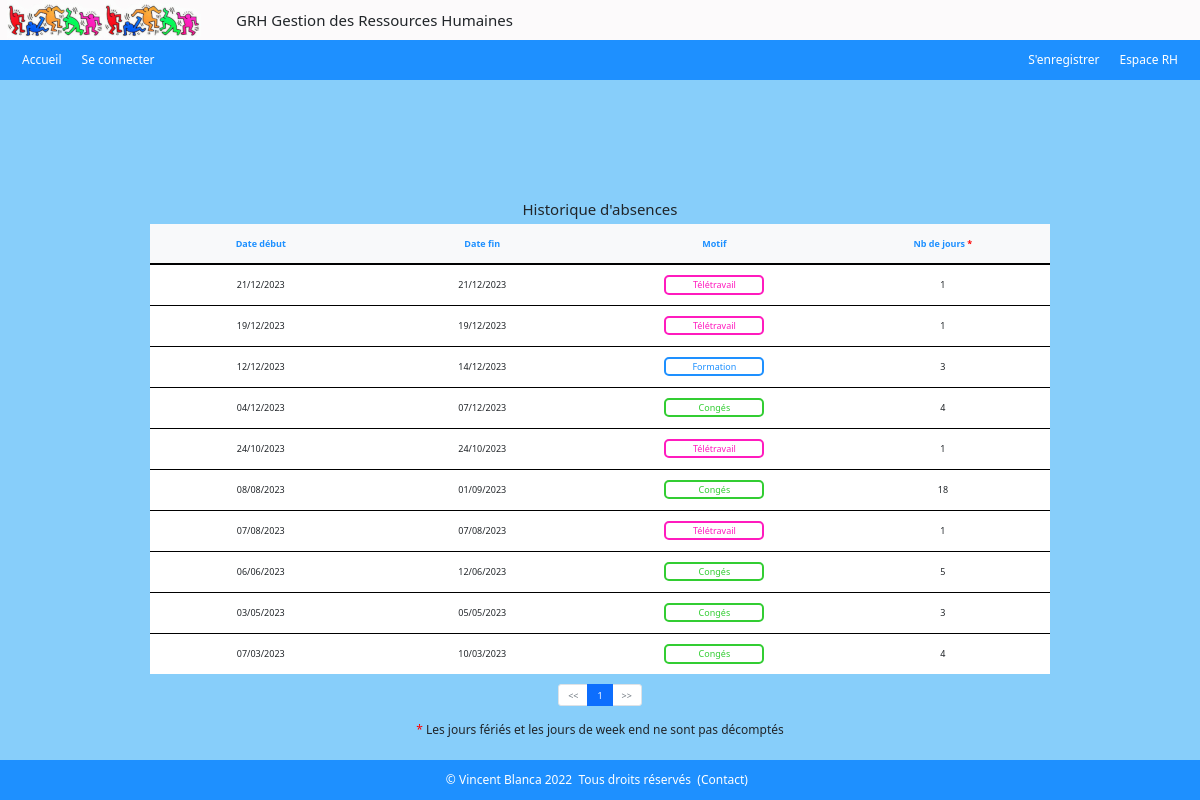
/index.php?action=histoAbsences (signed in), run on the app's committed database.
### tables this page shows
CREATE TABLE IF NOT EXISTS `conges` (
  `congeid` int NOT NULL AUTO_INCREMENT,
  `date_deb` date NOT NULL,
  `date_fin` date NOT NULL,
  `empid` int UNSIGNED NOT NULL,
  `typeid` int NOT NULL,
  PRIMARY KEY (`congeid`),
  KEY `typeid` (`typeid`),
  KEY `empid` (`empid`)
);

CREATE TABLE IF NOT EXISTS `type_conge` (
  `id` int NOT NULL AUTO_INCREMENT,
  `libelle` varchar(50) NOT NULL,
  PRIMARY KEY (`id`)
);

### controlers/controler_histo_abs.php (called while the page is built, shortened)
<?php
require ('./models/model_histo_abs.php');
function histoAbsences()
{
    $id = $_SESSION['id'];
    $req_all_abs = getAbsUser($id);
    $absences = $req_all_abs->fetchAll(PDO::FETCH_ASSOC);
    foreach($absences as $absence ) {
        $jours[] = calculJourOuvres($absence['debut'], $absence['fin']);
    }
    if(isset($_GET['page']) && !empty($_GET['page'])) {
        $page = $_GET['page'];
    } else {
        $page = 1;
    }
    $nbLignesPage = 10;
    $nbLignes     = count($absences);
    $mapage = new Pagination($page);
    $mapage->setNbPages($nbLignesPage, $nbLignes);
    $mapage->setRecords($nbLignes);
    $mapage->setNbLignesPages($nbLignesPage);
    require('./views/view_histo_abs.php');
}

### models/model_histo_abs.php (called while the page is built)
<?php
function getAbsUser($id)
{
    $bdd = $GLOBALS['bdd'];
    $req_abs = $bdd->prepare("SELECT c.date_deb AS 'debut', c.date_fin AS 'fin', tc.libelle AS 'motif' FROM conges c, type_conge tc, employe e WHERE c.empid = e.empid AND c.typeid = tc.id AND e.empid =:empid ORDER BY c.date_deb DESC");
    $req_abs->execute(
        [
            'empid' => $id,
        ]
    );
    return $req_abs;
}

### includes/inc_functions.php (called while the page is built, shortened)
<?php
function inverseDate($date)
{
    $tab = list($annee, $mois, $jour) = explode("-", $date);
    $date_inverse = $jour . "-" . $mois . "-" . $annee;
    return $date_inverse;
}
function formatDate($date) {
    $tab = list($jour, $mois, $annee) = explode("-", $date);
    $date_format = $jour . "/" . $mois . "/" . $annee;
    return $date_format;
}
function verifWeekEnd($date) : bool
{
    $weekend = false;
    $jour = date('l', strtotime($date));
    if (($jour == "Saturday") || ($jour == "Sunday")) {
        $weekend = true;
    }
    return $weekend;
}
function verifJourFerie($date) : bool
{
    $jourFerie = false;
    $year = date('Y');
    $easter = date('Y-m-d', easter_date($year));
    $Mondayeaster = date('Y-m-d', strtotime($easter . "+1days"));
    $ascencion = date('Y-m-d', strtotime($easter . "+39days"));
    $pentecote = date('Y-m-d', strtotime($easter . "+50days"));
    $tabJourFerie = ["$year-01-01", $Mondayeaster, "$year-05-01", "$year-05-08", $ascencion, $pentecote, "$year-07-14", "$year-08-15", "$year-11-01", "$year-11-11", "$year-12-25"];
    if (in_array($date, $tabJourFerie)) {
        $jourFerie = true;
    }
    return $jourFerie;
}
function calculJourOuvres($debut, $fin)
{
    $jourNonDecompte = 0;
    $absences = intervalAbsence($debut, $fin);
    $nbAbs = count($absences);
    foreach($absences as $day) {
        if(verifJourFerie($day) === true OR verifWeekEnd($day) === true) {
            $jourNonDecompte++;
        }
    }
    $nbJourAbs = $nbAbs - $jourNonDecompte;
    return $nbJourAbs;
}
function intervalAbsence($debut, $fin)
{
    $start = new DateTime($debut);
    $end   = new DateTime(date('Y-m-d',strtotime($fin.'+1days')));
    $interval = new DateInterval('P1D');
    $period   = new DatePeriod($start ,$interval, $end);
    foreach($period as $day) {
        $absences [] =  $day->format('Y-m-d');
    }
    return $absences;
}

### classes/pagination.class.php (called while the page is built, shortened)
<?php
class Pagination
{
    public $nbpages;
    public $nblignespages;
    public $page;
    public function __construct(int $page)
    {
        $this->page = $page;
    }
    public function getPage() : int
    {
        return $this->page;
    }
    public function getNbPages() : int
    {
        return $this->nbpages;
    }
    public function setRecords(int $nbrecords)
    {
        $this->nbrecords = $nbrecords;
    }
    public function setNbLignesPages(int $nblignespages)
    {
        $this->nblignespages = $nblignespages;
    }
    public function setNbPages(int $nblignespages, int $nbrecords)
    {
        $this->nbpages = ceil($nbrecords / $nblignespages);
    }
    public function nextPage() : Pagination
    {
        $page = $this->page + 1;
        $nbpages = $this->nbpages;
        if ($page > $nbpages) {
            $page = $nbpages;
        }
        $next_page = new Pagination($page);
        return $next_page;
    }
    public function previousPage() : Pagination
    {
        $page = $this->page - 1;
        if ($page < 1) {
            $page = 1;
        }
        $next_page = new Pagination($page);
        return $next_page;
    }
    public function firstLine() : int
    {
        $firstLine = ($this->page - 1) * $this->nblignespages;
        return $firstLine;
    }
    public function lastLine() : int
    {
        $lastLine = ($this->page * $this->nblignespages) - 1;
        return $lastLine;
    }
}

### views/view_histo_abs.php (the view, shortened to what this page needs)
<?php
require ('./includes/header.php');
?>
<div class="register">
    <h5>Historique d'absences</h5>
    <table class="tableau">
        <thead>
            <tr>
                <th>Date début</th>
                <th>Date fin</th>
                <th>Motif</th>
                <th>Nb de jours&nbsp;<span>*</span></th>
            </tr>
        </thead>
        <tbody>
            <?php if($absences) :
                for ($i=$mapage->firstLine(); $i <= $mapage->lastLine(); $i++) : ?>
                    <tr>
                        <td><?= formatDate(inverseDAte($absences[$i]['debut'])) ?></td>
                        <td><?= formatDate(inverseDAte($absences[$i]['fin'])) ?></td>
                        <td><span class="<?= $absences[$i]['motif'] ?>"><?= $absences[$i]['motif'] ?></span></td>
                        <td><?= $jours[$i] ?></td>
                    </tr>
                <?php
                endfor;
            else : ?>
                <tr><td colspan='4' style="color: white; background-color: dodgerblue; height: 40px;">Aucune absence à ce jour</td></tr>
            <?php
            endif;
            ?>
        </tbody>
    </table>
    <div class="pageform">
        <ul class="pagination">
            <li class="page-item <?= ($mapage->getPage() == 1) ? "disabled" : "" ?>">
                <a href="index.php?action=histoAbsences&page=<?= $mapage->previousPage()->getPage() ?>" class="page-link"><<</a>
            </li>
            <?php for ($i = 1; $i <= $mapage->getNbPages(); $i++) : ?>
                <li class="page-item <?= ($mapage->getPage() == $i) ? "active" : "" ?>">
                    <a href="index.php?action=histoAbsences&page=<?= $i ?>" class="page-link"><?= $i ?></a>
                </li>
            <?php endfor; ?>
            <li class="page-item <?= ($mapage->getPage() == $mapage->getNbPages()) ? "disabled" : "" ?>">
                <a href="index.php?action=histoAbsences&page=<?= $mapage->nextPage()->getPage() ?>" class="page-link">>></a>
            </li>
        </ul>
    </div>
    <h6 class="champs"><span>*</span>&nbsp;Les jours fériés et les jours de week end ne sont pas décomptés</h6>
</div>
<?php
 require('./includes/footer.php');
?>

### css/monstyle.css (style rules this page uses)
html, body { margin:0; padding:0; height:100%; }
body { background-color: #fcfafb; }
.register { height: calc(100% - 240px); background-color: #fcfafb; }
.register { display: flex; padding-top: 50px; align-items: center; flex-direction: column; }
span { color : red; }
.register>.tableau { width: calc(100% - 900px); background-color: white; }
tbody { text-align: center; }
.tableau>thead { color: dodgerblue; text-align: center; }
.tableau>thead>tr { background-color: #f8f9fa; border-bottom : 2px solid black; height: 40px; }
.tableau>tbody>tr { height: 41px; border-bottom: 1px solid black; }
.tableau>tbody>tr:last-child { border-bottom: none; }
.tableau>tbody>tr>td { width: 340px; }
.pageform { margin-top: 10px; }
span.Congés, span.Formation, span.Télétravail { border-radius: 5px 5px; padding: 1px; text-align: center; display: inline-block; width: 100px; }
span.Congés { border: 2px solid limegreen; color: limegreen; }
span.Formation { border: 2px solid dodgerblue; color: dodgerblue; }
span.Télétravail { border: 2px solid #ff1bbe; color: #ff1bbe; }
h6.champs { margin-top: 5px; }

### css/laptop.css (style rules this page uses)
html, body, div.register, div.registration, div.civilite { font-size: 0.75rem; }
div.register { height: calc(100% - 120px); background-color:lightskyblue; }
h6.champs, h6.lien_form { margin-top: 5px; }
div.register>.tableau { width: 900px; }

### data on the page
conges: date_deb "21/12/2023", date_fin "21/12/2023", typeid.libelle "Télétravail", i "1"
conges: date_deb "19/12/2023", date_fin "19/12/2023", typeid.libelle "Télétravail", i "1"
conges: date_deb "12/12/2023", date_fin "14/12/2023", typeid.libelle "Formation", i "3"
conges: date_deb "04/12/2023", date_fin "07/12/2023", typeid.libelle "Congés", i "4"
conges: date_deb "24/10/2023", date_fin "24/10/2023", typeid.libelle "Télétravail", i "1"
conges: date_deb "08/08/2023", date_fin "01/09/2023", typeid.libelle "Congés", i "18"
conges: date_deb "07/08/2023", date_fin "07/08/2023", typeid.libelle "Télétravail", i "1"
conges: date_deb "06/06/2023", date_fin "12/06/2023", typeid.libelle "Congés", i "5"
conges: date_deb "03/05/2023", date_fin "05/05/2023", typeid.libelle "Congés", i "3"
conges: date_deb "07/03/2023", date_fin "10/03/2023", typeid.libelle "Congés", i "4"
